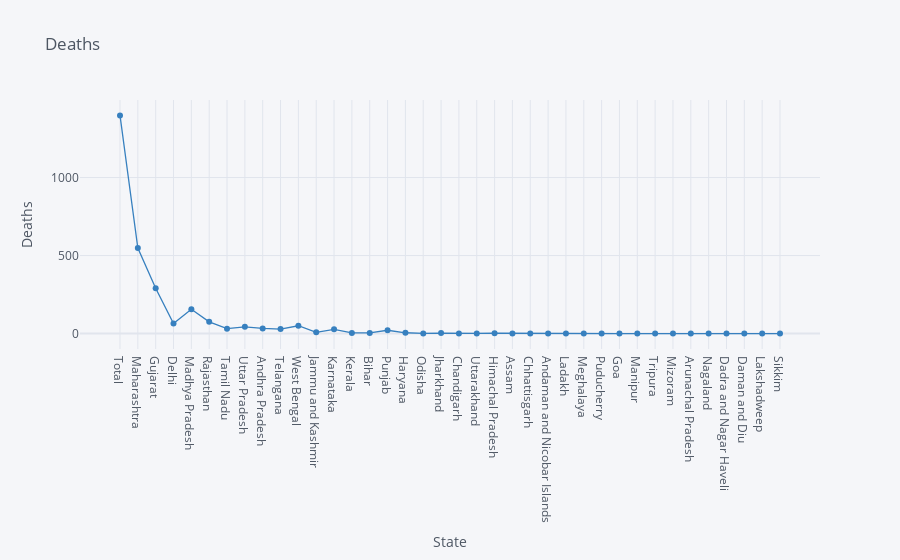

Write notebook code for a chart like this one.
### Markdown cell above
# Deaths as per State

### Code cell
df.iplot(kind="scatter",x="State",y="Deaths",mode='markers+lines',title="Deaths",xTitle="State",yTitle="Deaths",colors='blue',size=0)

### Figure 1 — Plotly figure (JSON) as saved in the notebook; plotly's stock layout.template omitted (floating-point values rounded to 4 significant figures)
{"data": [{"line": {"color": "rgba(55, 128, 191, 1.0)", "dash": "solid", "shape": "linear", "width": 1.3}, "marker": {"size": 0, "symbol": "circle"}, "mode": "markers+lines", "name": "Deaths", "text": "", "type": "scatter", "x": ["Total", "Maharashtra", "Gujarat", "Delhi", "Madhya Pradesh", "Rajasthan", "Tamil Nadu", "Uttar Pradesh", "Andhra Pradesh", "Telangana", "West Bengal", "Jammu and Kashmir", "Karnataka", "Kerala", "Bihar", "Punjab", "Haryana", "Odisha", "Jharkhand", "Chandigarh", "Uttarakhand", "Himachal Pradesh", "Assam", "Chhattisgarh", "Andaman and Nicobar Islands", "Ladakh", "Meghalaya", "Puducherry", "Goa", "Manipur", "Tripura", "Mizoram", "Arunachal Pradesh", "Nagaland", "Dadra and Nagar Haveli", "Daman and Diu", "Lakshadweep", "Sikkim"], "y": [1398, 548, 290, 64, 156, 75, 31, 43, 33, 29, 50, 8, 27, 4, 4, 21, 5, 1, 3, 1, 1, 2, 1, 0, 0, 0, 1, 0, 0, 0, 0, 0, 0, 0, 0, 0, 0, 0]}], "layout": {"legend": {"bgcolor": "#F5F6F9", "font": {"color": "#4D5663"}}, "paper_bgcolor": "#F5F6F9", "plot_bgcolor": "#F5F6F9", "title": {"font": {"color": "#4D5663"}, "text": "Deaths"}, "xaxis": {"gridcolor": "#E1E5ED", "showgrid": true, "tickfont": {"color": "#4D5663"}, "title": {"font": {"color": "#4D5663"}, "text": "State"}, "zerolinecolor": "#E1E5ED"}, "yaxis": {"gridcolor": "#E1E5ED", "showgrid": true, "tickfont": {"color": "#4D5663"}, "title": {"font": {"color": "#4D5663"}, "text": "Deaths"}, "zerolinecolor": "#E1E5ED"}}}
